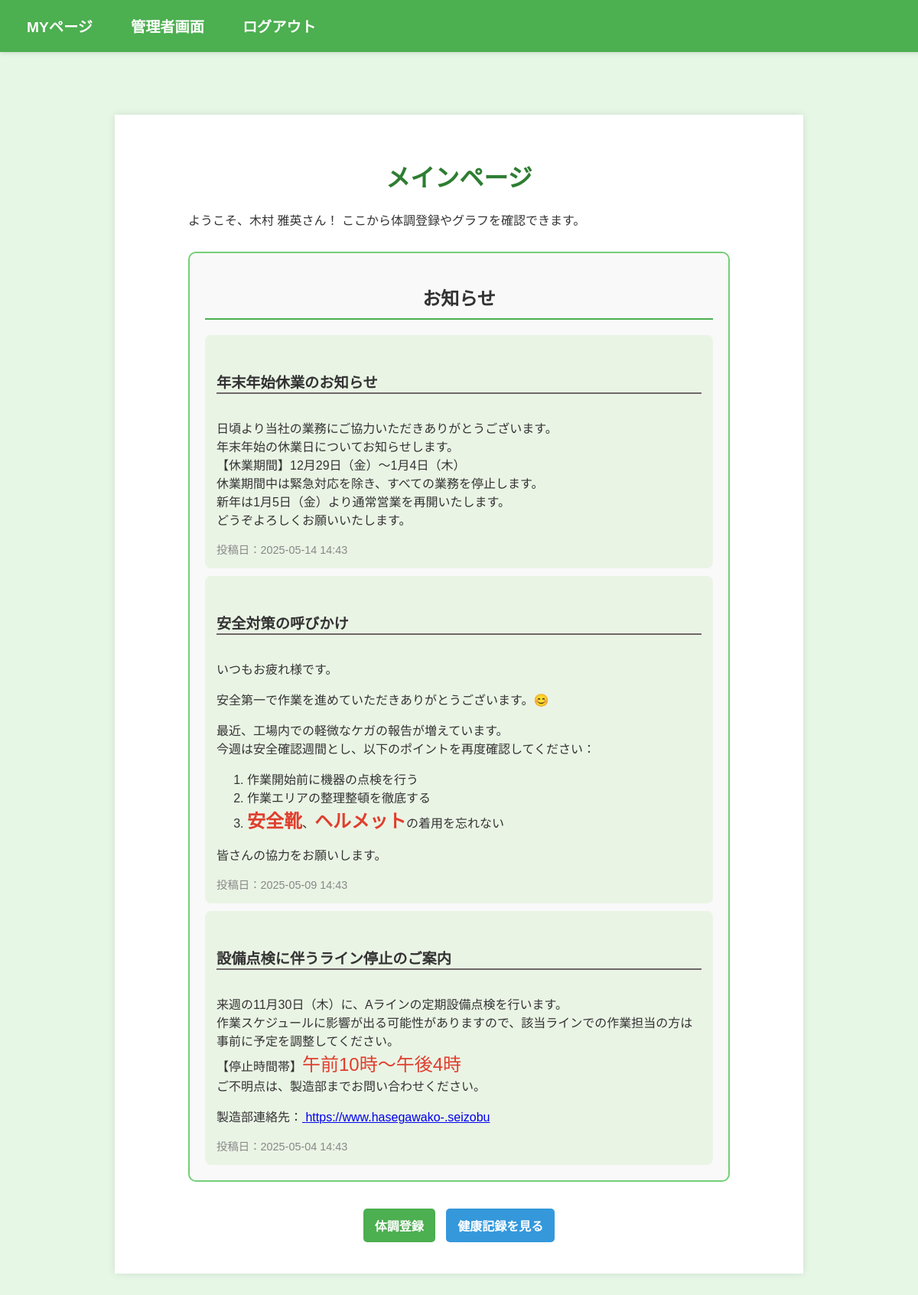
The page /index (signed in) on the database its author committed.
### models.py (models this page shows, shortened)
class User(UserMixin, db.Model):
    __tablename__ = 'user'
    id = db.Column(db.Integer, primary_key=True)
    password_hash = db.Column(db.String(128), nullable=False)
    is_admin = db.Column(db.Boolean, default=False)
    employee_number = db.Column(db.String(100), unique=True, nullable=False)
    department = db.Column(db.String(100), nullable=False)
    name = db.Column(db.String(100), nullable=False)
    phone = db.Column(db.String(15), nullable=False)
    email = db.Column(db.String(120), unique=True, nullable=False)

class Announcement(db.Model):
    id = db.Column(db.Integer, primary_key=True)
    title = db.Column(db.String(100), nullable=False)
    content = db.Column(db.Text, nullable=False)
    date = db.Column(db.DateTime, default=lambda: datetime.now(timezone('Asia/Tokyo')))

### routes.py (the view)
@app.route('/index')
@login_required
def index():
    announcements = Announcement.query.all()  # すべてのお知らせを取得
    return render_template('index.html', announcements=announcements)

### routes.py (called while the page is built)
@login_manager.user_loader
def load_user(user_id):
    return User.query.get(int(user_id))

### templates/index.html (shortened to what this page needs)
{% extends "base.html" %}
{% block content %}
<div class="container text-center main-page">
    <h1 class="mb-4">メインページ</h1>
    <div class="alert alert-info" role="alert">
        <p>ようこそ、<span>{{ current_user.name }}</span>さん！ ここから体調登録やグラフを確認できます。</p>
    </div>
    {% if announcements %}
        <div class="alert alert-warning custom-announcements" role="alert">
            <h2 class="announcement-title">お知らせ</h2>
            {% for announcement in announcements %}
                <div class="announcement-item mb-3">
                    <h5 class="announcement-item-title">{{ announcement.title }}</h5>
                    <p class="announcement-item-content">{{ announcement.content|safe }}</p>
                    <small class="text-muted announcement-item-date">投稿日：{{ announcement.date.strftime('%Y-%m-%d %H:%M') }}</small>
                </div>
            {% endfor %}
        </div>
    {% else %}
        <p class="text-muted">現在お知らせはありません。</p>
    {% endif %}
    <div class="button-group my-4">
        <a href="{{ url_for('register_health') }}" class="btn btn-primary btn-lg mb-3">
             体調登録
        </a>
        <a href="{{ url_for('employee_graph', employee_id=current_user.id) }}" class="btn btn-secondary btn-lg mb-3">
             健康記録を見る
        </a>
    </div>
</div>
{% endblock %}

### static/css/style.css (style rules this page uses)
body { font-family: Arial, sans-serif; margin: 0; padding: 0; background-color: #e6f7e6; color: #333; }
.container { width: 70%; margin: 150px auto; padding: 40px; background-color: #fff; box-shadow: 0 0 10px rgba(0, 0, 0, 0.1); }
h1, h2 { color: #2e7d32; text-align: center; }
button, .btn { width: auto; padding: 10px 15px; font-size: 1rem; border-radius: 5px; text-transform: uppercase; font-weight: bold; background-color: #4CAF50; border: none; color: white; }
.button-group { text-align: center; }
a.btn { display: inline-block; padding: 10px 15px; margin: 5px; color: #fff; text-decoration: none; border-radius: 5px; }
a.btn-primary, a.btn-success, a.btn-danger, a.btn-warning, a.btn-info { background-color: #4CAF50; }
a.btn-secondary { background-color: #3498db; }
.main-page { width: 59%; padding:3% 8%; }
.main-page .alert-warning.custom-announcements { border: 2px solid #73d076; padding: 20px; border-radius: 10px; background-color: #f9f9f9; margin-top: 30px; margin-bottom: 30px; }
.main-page .announcement-title { font-size: 1.5rem; font-weight: bold; color: #333; margin-bottom: 20px; border-bottom: 2px solid #4CAF50; padding-bottom: 10px; }
.main-page .announcement-item { padding: 15px; border-radius: 8px; background-color: #eaf4e5; margin-top: 10px; }
.main-page .announcement-item-title { font-size: 1.2rem; color: #333; font-weight: bold; border-bottom: 2px solid #706868; }
.main-page .announcement-item-content { font-size: 1rem; color: #555; margin-bottom: 10px; }
.main-page .announcement-item-date { font-size: 0.9rem; color: #888; display: block; margin-top: 10px; }

### rows shown on the page
User: name "木村 雅英"
Announcement: title "年末年始休業のお知らせ", content "日頃より当社の業務にご協力いただきありがとうございます。 年末年始の休業日についてお知らせします。 【休業期間】12月29日（金）～1月4日（木） 休業期間中は緊急対応を除き、すべての業務を停止します。 新年は1月5日（金）より通常営業を再開いたします。 どうぞよろしくお願いいたします。", date "2025-05-14 14:43"
Announcement: title "安全対策の呼びかけ", content "いつもお疲れ様です。 安全第一で作業を進めていただきありがとうございます。😊 最近、工場内での軽微なケガの報告が増えています。 今週は安全確認週間とし、以下のポイントを再度確認してください： 作業開始前に機器の点検を行う 作業エリアの整理整頓を徹底する 安全靴 、 ヘルメット の着用を忘れない 皆さんの協力をお願いします。", date "2025-05-09 14:43"
Announcement: title "設備点検に伴うライン停止のご案内", content "来週の11月30日（木）に、Aラインの定期設備点検を行います。 作業スケジュールに影響が出る可能性がありますので、該当ラインでの作業担当の方は事前に予定を調整してください。 【停止時間帯】 午前10時～午後4時 ご不明点は、製造部までお問い合わせください。 製造部連絡先： https://www.hasegawako-.seizobu", date "2025-05-04 14:43"
